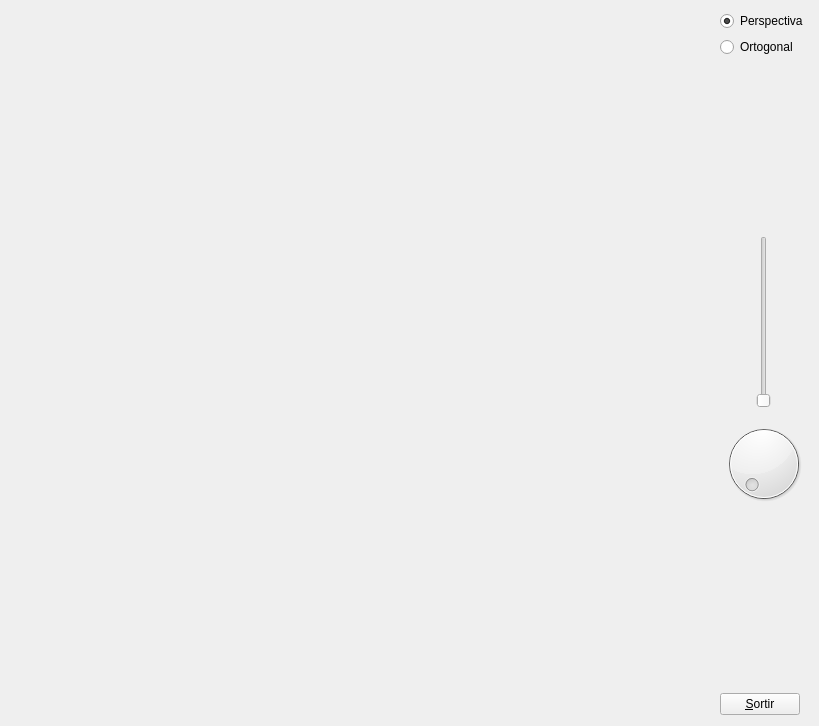
<?xml version="1.0" encoding="UTF-8"?>
<ui version="4.0">
 <class>MyForm</class>
 <widget class="QWidget" name="MyForm">
  <property name="geometry">
   <rect>
    <x>0</x>
    <y>0</y>
    <width>819</width>
    <height>726</height>
   </rect>
  </property>
  <property name="windowTitle">
   <string>IDI-Lab</string>
  </property>
  <layout class="QHBoxLayout" name="horizontalLayout">
   <item>
    <widget class="MyGLWidget" name="widget" native="true">
     <property name="sizePolicy">
      <sizepolicy hsizetype="Expanding" vsizetype="Expanding">
       <horstretch>0</horstretch>
       <verstretch>0</verstretch>
      </sizepolicy>
     </property>
     <property name="minimumSize">
      <size>
       <width>50</width>
       <height>50</height>
      </size>
     </property>
    </widget>
   </item>
   <item>
    <layout class="QVBoxLayout" name="verticalLayout">
     <item>
      <widget class="QRadioButton" name="radioButton">
       <property name="text">
        <string>Perspectiva</string>
       </property>
       <property name="checked">
        <bool>true</bool>
       </property>
       <attribute name="buttonGroup">
        <string notr="true">buttonGroup</string>
       </attribute>
      </widget>
     </item>
     <item>
      <widget class="QRadioButton" name="radioButton_2">
       <property name="text">
        <string>Ortogonal</string>
       </property>
       <attribute name="buttonGroup">
        <string notr="true">buttonGroup</string>
       </attribute>
      </widget>
     </item>
     <item>
      <spacer name="verticalSpacer_2">
       <property name="orientation">
        <enum>Qt::Vertical</enum>
       </property>
       <property name="sizeHint" stdset="0">
        <size>
         <width>20</width>
         <height>40</height>
        </size>
       </property>
      </spacer>
     </item>
     <item>
      <layout class="QHBoxLayout" name="horizontalLayout_2">
       <item>
        <widget class="QSlider" name="verticalSlider">
         <property name="minimum">
          <number>1</number>
         </property>
         <property name="maximum">
          <number>8</number>
         </property>
         <property name="orientation">
          <enum>Qt::Vertical</enum>
         </property>
        </widget>
       </item>
      </layout>
     </item>
     <item>
      <widget class="QDial" name="dial">
       <property name="maximum">
        <number>8</number>
       </property>
      </widget>
     </item>
     <item>
      <spacer name="verticalSpacer">
       <property name="orientation">
        <enum>Qt::Vertical</enum>
       </property>
       <property name="sizeHint" stdset="0">
        <size>
         <width>20</width>
         <height>40</height>
        </size>
       </property>
      </spacer>
     </item>
     <item>
      <widget class="QPushButton" name="pushButton">
       <property name="sizePolicy">
        <sizepolicy hsizetype="Fixed" vsizetype="Fixed">
         <horstretch>0</horstretch>
         <verstretch>0</verstretch>
        </sizepolicy>
       </property>
       <property name="text">
        <string>&amp;Sortir</string>
       </property>
      </widget>
     </item>
    </layout>
   </item>
  </layout>
 </widget>
 <customwidgets>
  <customwidget>
   <class>MyGLWidget</class>
   <extends>QWidget</extends>
   <header>MyGLWidget.h</header>
   <container>1</container>
   <slots>
    <signal>actualizar(int)</signal>
    <signal>actCamaraO()</signal>
    <signal>actCamaraP()</signal>
    <slot>rotarMorty(int)</slot>
    <slot>canviO()</slot>
    <slot>canviP()</slot>
   </slots>
  </customwidget>
 </customwidgets>
 <resources/>
 <connections>
  <connection>
   <sender>pushButton</sender>
   <signal>clicked()</signal>
   <receiver>MyForm</receiver>
   <slot>close()</slot>
   <hints>
    <hint type="sourcelabel">
     <x>784</x>
     <y>715</y>
    </hint>
    <hint type="destinationlabel">
     <x>839</x>
     <y>529</y>
    </hint>
   </hints>
  </connection>
  <connection>
   <sender>dial</sender>
   <signal>valueChanged(int)</signal>
   <receiver>verticalSlider</receiver>
   <slot>setValue(int)</slot>
   <hints>
    <hint type="sourcelabel">
     <x>780</x>
     <y>437</y>
    </hint>
    <hint type="destinationlabel">
     <x>755</x>
     <y>387</y>
    </hint>
   </hints>
  </connection>
  <connection>
   <sender>verticalSlider</sender>
   <signal>valueChanged(int)</signal>
   <receiver>dial</receiver>
   <slot>setValue(int)</slot>
   <hints>
    <hint type="sourcelabel">
     <x>761</x>
     <y>302</y>
    </hint>
    <hint type="destinationlabel">
     <x>759</x>
     <y>419</y>
    </hint>
   </hints>
  </connection>
  <connection>
   <sender>widget</sender>
   <signal>actualizar(int)</signal>
   <receiver>verticalSlider</receiver>
   <slot>setValue(int)</slot>
   <hints>
    <hint type="sourcelabel">
     <x>597</x>
     <y>275</y>
    </hint>
    <hint type="destinationlabel">
     <x>759</x>
     <y>313</y>
    </hint>
   </hints>
  </connection>
  <connection>
   <sender>widget</sender>
   <signal>actualizar(int)</signal>
   <receiver>dial</receiver>
   <slot>setValue(int)</slot>
   <hints>
    <hint type="sourcelabel">
     <x>666</x>
     <y>446</y>
    </hint>
    <hint type="destinationlabel">
     <x>743</x>
     <y>444</y>
    </hint>
   </hints>
  </connection>
  <connection>
   <sender>verticalSlider</sender>
   <signal>valueChanged(int)</signal>
   <receiver>widget</receiver>
   <slot>rotarMorty(int)</slot>
   <hints>
    <hint type="sourcelabel">
     <x>749</x>
     <y>276</y>
    </hint>
    <hint type="destinationlabel">
     <x>589</x>
     <y>238</y>
    </hint>
   </hints>
  </connection>
  <connection>
   <sender>dial</sender>
   <signal>valueChanged(int)</signal>
   <receiver>widget</receiver>
   <slot>rotarMorty(int)</slot>
   <hints>
    <hint type="sourcelabel">
     <x>751</x>
     <y>467</y>
    </hint>
    <hint type="destinationlabel">
     <x>596</x>
     <y>494</y>
    </hint>
   </hints>
  </connection>
  <connection>
   <sender>radioButton_2</sender>
   <signal>clicked()</signal>
   <receiver>widget</receiver>
   <slot>canviO()</slot>
   <hints>
    <hint type="sourcelabel">
     <x>775</x>
     <y>55</y>
    </hint>
    <hint type="destinationlabel">
     <x>660</x>
     <y>107</y>
    </hint>
   </hints>
  </connection>
  <connection>
   <sender>radioButton</sender>
   <signal>clicked()</signal>
   <receiver>widget</receiver>
   <slot>canviP()</slot>
   <hints>
    <hint type="sourcelabel">
     <x>763</x>
     <y>25</y>
    </hint>
    <hint type="destinationlabel">
     <x>572</x>
     <y>19</y>
    </hint>
   </hints>
  </connection>
  <connection>
   <sender>widget</sender>
   <signal>actCamaraO()</signal>
   <receiver>radioButton_2</receiver>
   <slot>click()</slot>
   <hints>
    <hint type="sourcelabel">
     <x>675</x>
     <y>44</y>
    </hint>
    <hint type="destinationlabel">
     <x>730</x>
     <y>53</y>
    </hint>
   </hints>
  </connection>
  <connection>
   <sender>widget</sender>
   <signal>actCamaraP()</signal>
   <receiver>radioButton</receiver>
   <slot>click()</slot>
   <hints>
    <hint type="sourcelabel">
     <x>678</x>
     <y>32</y>
    </hint>
    <hint type="destinationlabel">
     <x>756</x>
     <y>17</y>
    </hint>
   </hints>
  </connection>
 </connections>
 <buttongroups>
  <buttongroup name="buttonGroup"/>
 </buttongroups>
</ui>
